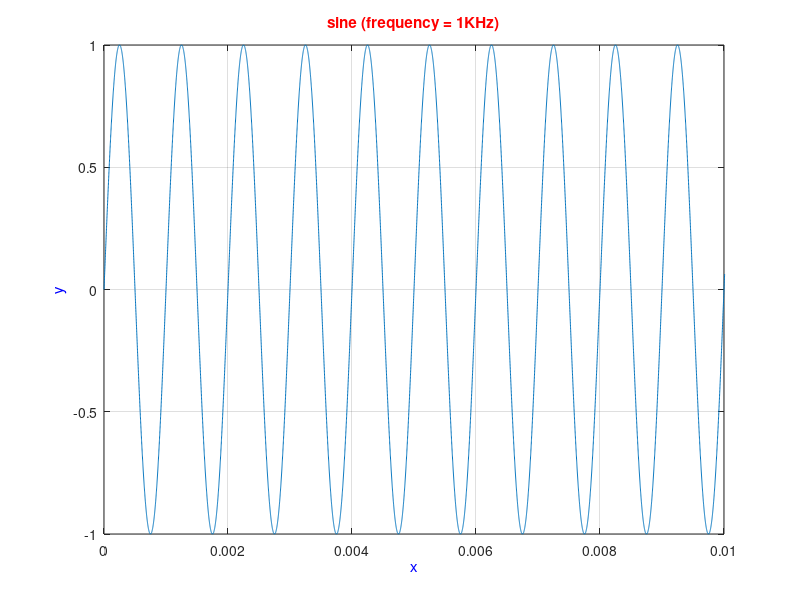
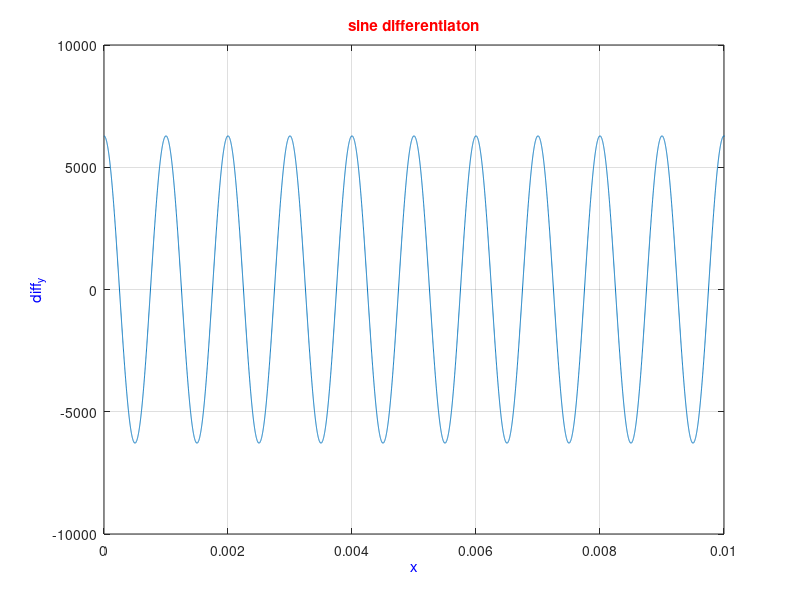
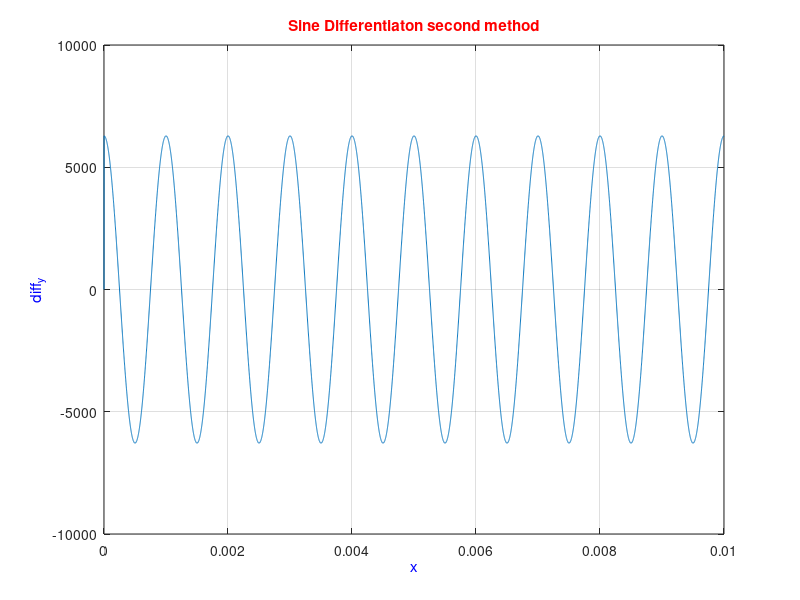
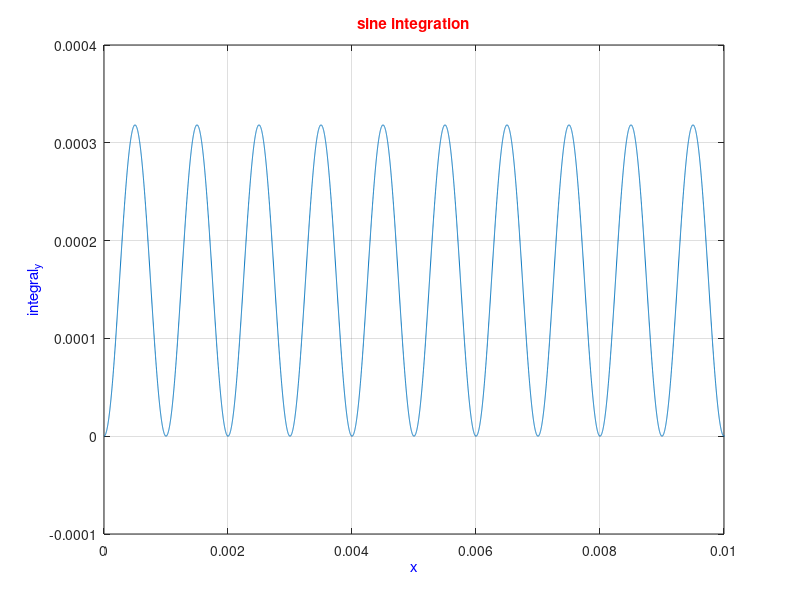

These figures' MATLAB source, in order: (Note: this script raises an error after producing the figures.)
clear all
clc
%% part 2-noise display and analysis

%% 1 sine genereation
delta_x = 1e-6;
x = 0 : delta_x : 10 ;
y = sin(2*pi*1000.*x);
figure();
plot(x,y);
grid on;
title('sine (frequency = 1KHz)','color','r');
xlabel('x','color','b');
ylabel('y','color','b');
xlim([0,0.010]); %sets the region of x which is asked to be displayed
%% 2 integration & differentiation of signal
%differentiation
diff_y = (sin(2*pi*1000.*(x+delta_x))- sin(2*pi*1000.*x))/delta_x ;
figure();
plot(x,diff_y);
grid on;
title('sine differentiaton','color','r');
xlabel('x','color','b');
ylabel('diff_y','color','b');
xlim([0,0.010]);%sets the region of x which i want to be displayed

%%second method using matlab built in functions
fs = 1e6 ; 
t = linspace(0,0.01,0.01*fs);
x = sin(2*pi*1000.*t);
dx(1) = x(1);
dx(2:length(x)) = diff(x)/(t(2)-t(1));
figure();
plot(t,dx);
grid on;
title('Sine Differentiaton second method','color','r');
xlabel('x','color','b');
ylabel('diff_y','color','b');
xlim([0,0.010]);

%integration
% integration using Simpson approximation rule
x = 0 : delta_x : 10 ;
integral_y_matrix = delta_x*(sin(2*pi*1000.*x) + sin(2*pi*1000.*(x-delta_x)) + 4*sin(2*pi*1000.*(x-(delta_x/2))) )/6;
integral_y = cumsum(integral_y_matrix);
figure();
plot(x,integral_y);
grid on;
title('sine integration','color','r');
xlabel('x','color','b');
ylabel('integral_y','color','b');
xlim([0,0.010]);%sets the region of x which i want to be displayed
%% 3 histgram of the signal
figure();
% here subplot is used to compare the derived form of histogram(included in
% report) to the histogram given by matlab
subplot(2,1,1);
histogram(y);
grid on;
title('histogram','color','r');
xlabel('output values','color','b');
ylabel('number of data','color','b');
% now i try to plot the the general shape of histogram using the equation derived in detail in
% report. This plot 'only' gives the general shape of the histogram.
m = -1 : 0.0001 : 1;
subplot(2,1,2);
plot( m , 1./(( 1 - (m.^2)).^0.5 ));
title('distribution of y general form','color','r');
xlabel('output values','color','b');
ylabel('distribution of y','color','b');
%% 4 noisy signal display
delta_x = 1e-7; % changing of regions' lengths for more accuracy
x = 0 : delta_x : 10 ;
y = sin(2*pi*1000.*x);
xn = (rand( 1 , 1e8 + 1 ))*0.2 - 0.1; 
x_n = y + xn ;
figure();
plot( x , x_n );
title('sine signal added with noise','color','r');
xlabel('x','color','b');
ylabel('y','color','b');
xlim([0,0.010]);%sets the region of x which i want to be displayed
%% 5 integration & differentiation of 'noisy' signal
delta_x1 = 1e-5;
%noisy signal differentiation
data = 0 : delta_x1 : 10; %indexing of the independent variable for assigning correct values to si                                           gnal
noise = xn;%indexing of the random numbers for assigning correct values to signal
n = 1 : 1 : 1e5 ;
delta_x1 = 1e-5 ;
n1 =  delta_x1 : delta_x1 : 1 ;
diff_xn = ((sin(2*pi*1000.*(data(n)+delta_x1)) + noise(1+(n)*1000)) - (sin(2*pi*1000.*data(n)) + noise(1+(n-1)*1000)))/delta_x1 ;
figure();
subplot( 2 , 2 , 1);
plot( n1 , diff_xn );
title('noisy differentiaton','color','r','FontSize',8);
xlabel('x','color','b');
ylabel('y','color','b');
xlim([0,0.010]);%sets the region of x which i want to be displayed
%integration
% noisy signal integration using Simpson approximation rule
integral_yn_matrix = delta_x1*(sin(2*pi*1000.*data(n))+ noise(1+(n)*1000) + sin(2*pi*1000.*(data(n)-delta_x1)) + noise(1+(n-1)*1000) + 4*sin(2*pi*1000.*(data(n)-(delta_x1/2))) )/6;
integral_yn = cumsum(integral_yn_matrix);
subplot( 2 , 2 , 2 );
plot( n1 , integral_yn );
title('noisy integration','color','r','FontSize',8);
xlabel('x','color','b');
ylabel('y','color','b');
xlim([0,0.010]);%sets the region of x which i want to be displayed
ylim([0,4e-4]);
delta_x = 1e-6;
x = 0 : delta_x : 10 ;
diff_y = (sin(2*pi*1000.*(x+delta_x))- sin(2*pi*1000.*x))/delta_x ;
subplot( 2 , 2 , 3 );
plot(x,diff_y);
xlim([0,0.010]);
title('noiseless differentiation','color','r','FontSize',8);
xlabel('x','color','b');
ylabel('y','color','b');
integral_y_matrix = delta_x*(sin(2*pi*1000.*x) + sin(2*pi*1000.*(x-delta_x)) + 4*sin(2*pi*1000.*(x-(delta_x/2))) )/6;
integral_y = cumsum(integral_y_matrix);
subplot( 2 , 2 , 4 );
plot(x,integral_y);
title('noiseless integration','color','r','FontSize',8);
xlabel('x','color','b');
ylabel('y','color','b');
xlim([0,0.010]);

%% noisy signal histogram
figure();
histogram(x_n,80);
title('noisy signal histogram','color','r','FontSize',12);
xlabel('output values','color','b');
ylabel('number of data','color','b');
%% part 3-noise elimination
% here we set k according to the desired window length
delta_x = 1e-6; % according to part 4, that delta_x must be used
x = 0 : delta_x : 1 ;
y = sin(2*pi*1000.*x);
xn = (rand( 1 , 1e6 + 1 ))*0.2 - 0.1;
x_n = y + xn ;

figure();
subplot(4,2,1);
plot( x , x_n );
title('sine signal added with noise','color','r');
xlabel('x','color','b');
ylabel('y','color','b');
xlim([0,0.010]);
ylim([-1.15,1.15]);

k=1;
y1u = MA( x_n , k );
subplot(4,2,2);
plot(x,y1u);
title('corrected signal t=0.1u ,1u,2u (k assumed 1)','color','r','FontSize',10);
xlabel('x','color','b');
ylabel('y','color','b');
xlim([0,0.010]);
ylim([-1.15,1.15]);

k=2;
y2u = MA( x_n , k );
subplot(4,2,3);
plot(x,y2u);
title('corrected signal t=5u','color','r','FontSize',10);
xlabel('x','color','b');
ylabel('y','color','b');
xlim([0,0.010]);
ylim([-1.15,1.15]);

k=5;
y5u = MA( x_n , k );
subplot(4,2,4);
plot(x,y5u);
title('corrected signal t=10u','color','r','FontSize',10);
xlabel('x','color','b');
ylabel('y','color','b');
xlim([0,0.010]);
ylim([-1.15,1.15]);

k=50;
y10u = MA( x_n , k );
subplot(4,2,5);
plot(x,y10u);
title('corrected signal t=100u','color','r','FontSize',10);
xlabel('x','color','b');
ylabel('y','color','b');
xlim([0,0.010]);
ylim([-1.15,1.15]);

k=250;
y100u = MA( x_n , k );
subplot(4,2,6);
plot(x,y100u);
title('corrected signal t=500u','color','r','FontSize',10);
xlabel('x','color','b');
ylabel('y','color','b');
xlim([k*delta_x,0.010]);
ylim([-1.15,1.15]);

k=500;
y500u = MA( x_n , k );
subplot(4,2,7);
plot(x,y500u);
title('corrected signal t=1m','color','r','FontSize',10);
xlabel('x','color','b');
ylabel('y','color','b');
xlim([k*delta_x,0.010]);
ylim([-1.15,1.15]);


%% part 4-convolution & system
x = (rand( 1 , 21 ))*2;
n = -10 : 1 : 10;
% 4 section 3
figure();
stem( n , x );
title('Random Discrete Time Signal','color','r','FontSize',10);
xlabel('x','color','b');
ylabel('y','color','b');
% 4 section 4

%% a
h = [ 0.5 , 0.5 ];
y = conv( h , x );
n = -9 : 1 : 12;
figure();
stem( n , y );
xlim([-10,13]);
title('Impulse Response To System a','color','r','FontSize',10);
xlabel('x','color','b');
ylabel('y','color','b');
%% b
h = [ 1 , -1 ];
y = conv( h , x );
n = -9 : 1 : 12;
figure();
stem( n , y );
xlim([-10,13]);
title('Impulse Response To System b','color','r','FontSize',10);
xlabel('x','color','b');
ylabel('y','color','b');
%% c
h = [ 1 , -2 , 1 ];
y = conv( h , x );
n = -9 : 1 : 13;
figure();
stem( n , y );
xlim([-10,14]);
title('Impulse Response To System c','color','r','FontSize',10);
xlabel('x','color','b');
ylabel('y','color','b');
%% d
h = [ 1 , 0 , 1 ];
y = conv( h , x );
n = -9 : 1 : 13;
figure();
stem( n , y );
xlim([-10,14]);
title('Impulse Response To System d','color','r','FontSize',10);
xlabel('x','color','b');
ylabel('y','color','b');
%% part 5-audio file
% 5 section 1
[y , fs ] = audioread('sound.wav');
p = audioplayer ( y , fs );
%displaying sampling rate in command window
disp(fs);
%% 5 section 2
n = length(y);
t = fs^-1 : fs^-1 : n*(fs^-1) ;
figure();
plot(t,y);
xlim([0,n*(fs^-1)]);
title('Sound Wave','color','r','FontSize',10);
xlabel('Time','color','b');
ylabel('Amplitude','color','b');

%% 5 section 3

play(p);


%% 5 section 4
[y , fs ] = audioread('sound.wav');
n = length(y);
x2 = ((std(y)/2))*randn(n,1);
y1 = y + x2 ;
p1 = audioplayer ( y1 , fs );
play(p1);
%% 5 section 5
y2 = MA(y1 , 30);
p2 = audioplayer ( 4*y2 , fs );
play(p2);

%% 5 section 6
delta_x = fs^-1;
x3 = fs^-1 : fs^-1 : (fs^-1)*length(y) ;
x4 = 0.2*sin(2*pi*1000.*x3);
y3 = y + x4';
p4 = audioplayer ( y3 , fs );
play(p4) 
%% 5 section 7
T = 0 : fs^-1 : (fs^-1)*length(y);
y4 = chirp(T,1000,(fs^-1)*length(y),5000);
c = audioplayer( y4 , fs);
play(c);
%% part-6 Sound Rebuilding
%edited sound ffts
[x , fs] = audioread('sound_edited.wav');
t = 0:1/fs:10-1/fs;
m = length(x);          % Window length
n = pow2(nextpow2(m));  % Transform length
y = fft(x,n);           % DFT
f = (0:n-1)*(fs/n);     % Frequency range
power = y.*conj(y)/n;   % Power of the DFT
figure();
plot(f,power)
xlabel('Frequency (Hz)')
ylabel('Power')
title('{\bf Periodogram}')
y0 = fftshift(y);          % Rearrange y values
f0 = (-n/2:n/2-1)*(fs/n);  % 0-centered frequency range
power0 = y0.*conj(y0)/n;   % 0-centered power
figure();
plot(f0,power0)
xlabel('Frequency (Hz)')
ylabel('Power')
title('{\bf 0-Centered Periodogram}')
phase = unwrap(angle(y0));

        
figure();
plot(f0,phase*180/pi)
xlabel('Frequency (Hz)')
ylabel('Phase (Degrees)')
grid on
%% beep elimination
BW = 200000;
power0(1:length(f0)/2-BW/2)=0;
power0(length(f0)/2+BW/2:end)=0;
figure();
plot(f0,power0);
BW = 200000;
y0(1:length(f0)/2-BW/2)=0;
y0(length(f0)/2+BW/2:end)=0;
y = ifft(ifftshift(y0) , 'symmetric');
p = audioplayer ( y , fs );
play(p);
%% Echo removing
[x , fs] = audioread('sound_edited.wav');
p1 = audioplayer ( x , fs );
[r,p] = xcorr(x,x);
t = -length(x)*fs^-1 + fs^-1: fs^-1 : length(x)*fs^-1 -fs^-1;
m = 3*fs ;
figure();
plot(t,r);
% y is the beep eliminated signal
y1(1:m) = y(1:m);

for i = m+1 : length(x) ;
    y1(i) = y(i) - 0.3864485981*y1(i-m) ;
end
y1(10*fs:end) = 0 ;
p2 = audioplayer ( y1 , fs );
[r,p] = xcorr(y1,y1);
t = -length(y1)*fs^-1 + fs^-1: fs^-1 : length(y1)*fs^-1 -fs^-1;
figure();
plot(t,r);
y_final = MA( y1 , 20);
p_final = audioplayer(y_final*2 , fs);
audiowrite('sound_final.wav',y_final,fs);